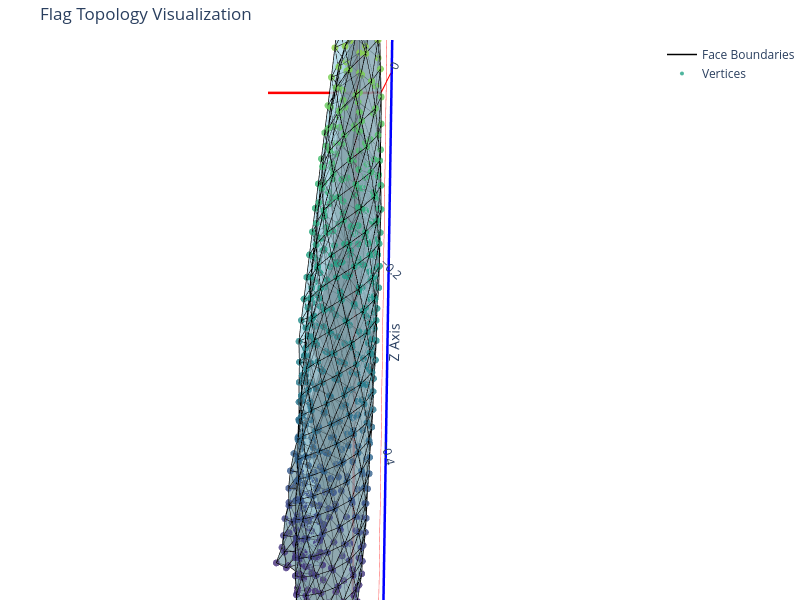

Write notebook code for a chart like this one.
### Code cell
visualize_flag_vertices("003_200", use_edges=False, use_faces=True, show_face_boundaries=True)

### Figure 1 — Plotly figure (JSON) as saved in the notebook; plotly's stock layout.template omitted (floating-point values rounded to 4 significant figures; data arrays with more than 128 entries replaced by an {"elided": "..."} marker saying what was removed)
{"data": [{"color": "lightblue", "flatshading": true, "i": {"elided": "1102 int values"}, "j": {"elided": "1102 int values"}, "k": {"elided": "1102 int values"}, "lighting": {"ambient": 0.7, "diffuse": 0.8}, "name": "Faces", "opacity": 0.6, "type": "mesh3d", "x": {"elided": "600 float values"}, "y": {"elided": "600 float values"}, "z": {"elided": "600 float values"}}, {"line": {"color": "black", "width": 1.5}, "mode": "lines", "name": "Face Boundaries", "type": "scatter3d", "x": {"elided": "5510 float values"}, "y": {"elided": "5510 float values"}, "z": {"elided": "5510 float values"}}, {"marker": {"color": {"elided": "600 float values"}, "colorscale": [[0, "#440154"], [0.1111, "#482878"], [0.2222, "#3e4989"], [0.3333, "#31688e"], [0.4444, "#26828e"], [0.5556, "#1f9e89"], [0.6667, "#35b779"], [0.7778, "#6ece58"], [0.8889, "#b5de2b"], [1, "#fde725"]], "opacity": 0.8, "size": 4}, "mode": "markers", "name": "Vertices", "type": "scatter3d", "x": {"elided": "600 float values"}, "y": {"elided": "600 float values"}, "z": {"elided": "600 float values"}}], "layout": {"height": 600, "margin": {"b": 0, "l": 0, "r": 0, "t": 40}, "scene": {"aspectmode": "data", "camera": {"center": {"x": 0, "y": 0, "z": 0}, "eye": {"x": 0, "y": -3, "z": 0.5}, "up": {"x": 0, "y": 0, "z": 1}}, "xaxis": {"linecolor": "red", "linewidth": 5, "showbackground": false, "showgrid": false, "showline": true, "title": {"text": "X Axis"}, "zeroline": true, "zerolinecolor": "red", "zerolinewidth": 5}, "yaxis": {"linecolor": "green", "linewidth": 5, "showbackground": false, "showgrid": false, "showline": true, "title": {"text": "Y Axis"}, "zeroline": true, "zerolinecolor": "red", "zerolinewidth": 5}, "zaxis": {"linecolor": "blue", "linewidth": 5, "showbackground": false, "showgrid": false, "showline": true, "title": {"text": "Z Axis"}, "zeroline": true, "zerolinecolor": "red", "zerolinewidth": 5}}, "showlegend": true, "title": {"text": "Flag Topology Visualization"}, "width": 800}}
